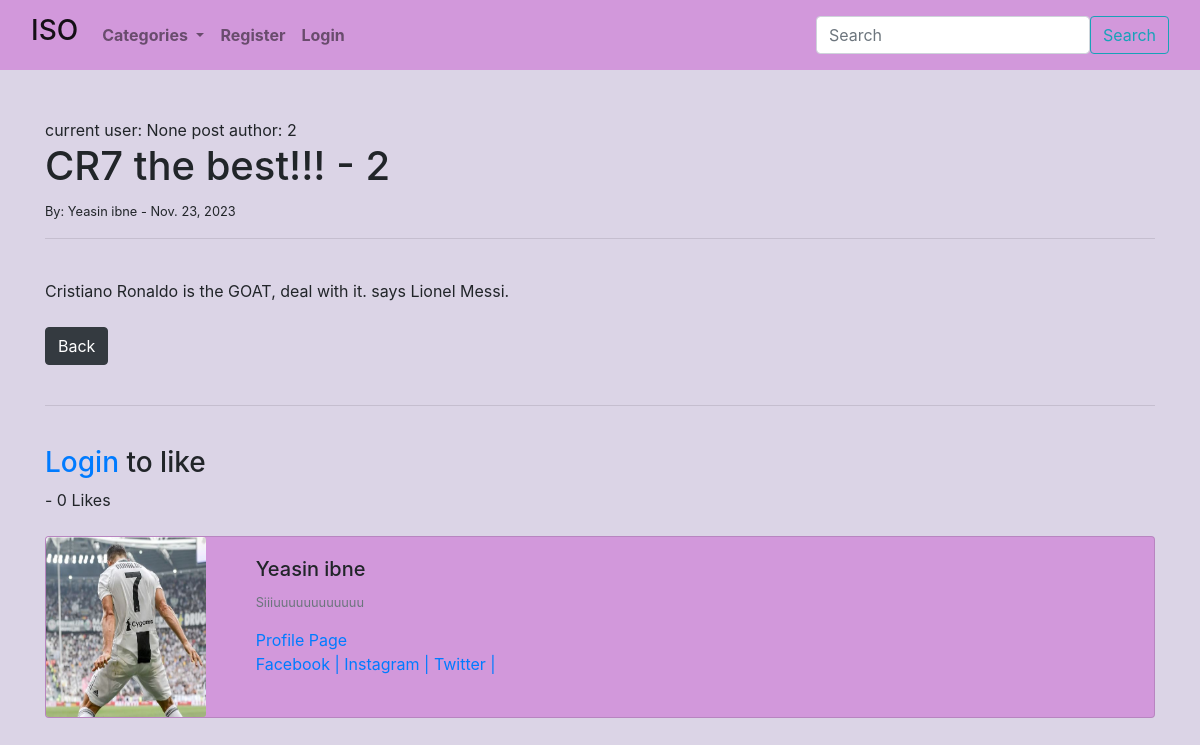
/post/1, run on the app's committed database.
### ISO_Blog/models.py (models this page shows, shortened)
class Post(models.Model):
    title=models.CharField(max_length=255)
    header_image= models.ImageField(null=True, blank=True, upload_to="images/profile")
    title_tag=models.CharField(max_length=255)
    author=models.ForeignKey(User, on_delete=models.CASCADE)
    body=RichTextField(blank=True, null=True)
    post_date=models.DateField(auto_now_add=True)
    category=models.CharField(max_length=255, default='uncategorized')
    likes = models.ManyToManyField(User, related_name='blog_posts')
    snippet=models.CharField(max_length=255)
    def total_likes(self):
        return self.likes.count()

class Profile(models.Model):
    user = models.OneToOneField(User, null=True, on_delete=models.CASCADE)
    bio = models.TextField()
    profile_pic = models.ImageField(null=True, blank=True, upload_to="images/")
    fb_url =models.CharField(max_length=255, )

### ISO_Blog/views.py (the view)
# urls.py: path('post/<int:pk>', postDetailview.as_view(), name="post_details"),
class postDetailview(DetailView):
    model=Post
    template_name='post.details.html'
    def get_context_data(self, *args, **kwargs):
        cat_menu = Category.objects.all()
        context = super(postDetailview, self).get_context_data(*args, **kwargs)
        stuff= get_object_or_404(Post, id=self.kwargs['pk'])
        total_likes = stuff.total_likes()
        liked = False
        if stuff.likes.filter(id=self.request.user.id).exists(): #Similar to LikeView method
            liked = True
        context["cat_menu"] = cat_menu
        context["total_likes"] = total_likes  # Basically the variables inside are passed through context
        context["liked"] = liked              # Now we can use this liked variable on our actual html page
        return context

### ISO_Blog/models.py (called while the page is built)
    def __str__(self):
        return self.name

### ISO_Blog/templates/post.details.html (shortened to what this page needs)
{% extends 'base.html' %}
{% load static %}
{% block content %}
current user: {{ user.id }}
post author: {{ post.author.id }}
<h1>{{ post.title }} - {{ post.author.id }}</h1>
<small> By:
    {{ post.author.first_name }}
    {{ post.author.last_name }} -
    {{ post.post_date }}
</a></small></br>
<hr>
<br/>
{{ post.body|safe }}
<br/><br/>
<a href="{% url 'Home' %}" class= "btn btn-dark" >Back</a>
<br/><br/>
<hr>
<br/>
<form action= "{% url 'like_post' post.pk %}"
method= "POST">
    {% if user.is_authenticated %}
        {% if liked %}
            <button type="submit", name="post_id", value="{{ post.id }}", class="btn btn-danger btn-sm"> Disike </button>
        {% else %}
            <button type="submit", name="post_id", value="{{ post.id }}", class="btn btn-success btn-sm"> Like </button>
        {% endif %}
    {% else %}
        <h3> <a href="{% url 'login'%}">Login</a> to like </h3>
    {% endif %}
        - {{ total_likes }} Likes
    </form>
    <br>
    <div class="card mb-3" style="background-color: #D298DB;">
        <div class="row g-0">
          <div class="col-md-2">
              <img src="{{  post.author.profile.profile_pic.url }}"
              class="card-img" width="200" height="180" alt="Profile Picture">
          </div>
          <div class="col-md-10">
            <div class="card-body">
              <h5 class="card-title">
                {{ post.author.first_name }}
                {{ post.author.last_name }}
              </h5>
              <p class="small text-muted">
                {{  post.author.profile.bio }}
              </p>
              <p class="card-text">
                <a href="{% url 'show_profile_page' post.author.profile.id %}"> Profile Page </a>
                <br>
                <a href="{{  post.author.profile.fb_url }}"> Facebook |</a>
                <a href="{{  post.author.profile.fb_url }}"> Instagram |</a>
                <a href="{{  post.author.profile.fb_url }}"> Twitter |</a>
              </p>
            </div>
          </div>
        </div>
      </div>
{% endblock %}

### data on the page
Post: author.id "2", title "CR7 the best!!!", author.first_name "Yeasin", author.last_name "ibne", post_date "Nov. 23, 2023", body "Cristiano Ronaldo is the GOAT, deal with it. says Lionel Messi.", author.profile.profile_pic (picture), author.profile.bio "Siiiuuuuuuuuuuuu"

### other printed values
{{ user.id }} "None"
{{ total_likes }} "0"
